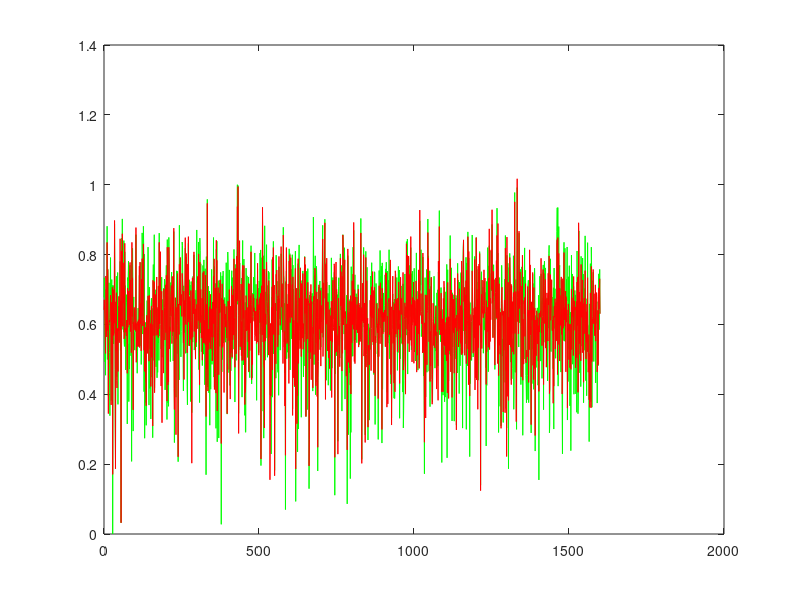

Write MATLAB code to recreate this figure.
%% Project 2 - Learning to Rank using Linear Regression
%% Nandakishore Krishna
%% Person number : 50169797

clear; close all; clc;

UBitName = 'Nanda Kishore Krishna';
personNumber = '50169797';

format long g

% import data
load('synthetic.mat');

% transpose the input matrix to get 2000 X 10
x = x';

% training set - 80% of dataset
trainingX2 = x(1:1600, :);
trainingT2 = t(1:1600, 1);

% validation set - 10 % dataset
validationX2 = x(1601:1800, :);
validationT2 = t(1601:1800, 1);

% testing set - 10% of dataset
testingX2 = x(1801:end, :);
testingT2 = t(1801:end, 1);

% number of training samples
n2 = size(trainingX2, 1);

% no. of dimensions of the training set
d2 = size(trainingX2, 2);

% model complexity
M2 = 80;

% find the clusters for the datapoints
fprintf('Finding %d clusters ...\n', M2);
[idx2, C2] = kmeans(trainingX2, M2);

% centres for the basis functions D X M
% we assign centroids of the clusters to muj
mu2 = C2;

% spread for the Gaussian radial functions
fprintf('Calculating the spread for the %d Gaussian radial functions ...\n', M2);

cluster_variance = [];
for i = 1 : M2
    temp = [];
    for j = 1 : length(idx2)
        if j == i
            temp = [temp; trainingX2(j,:)];
        end
    end
    cluster_variance = [cluster_variance; var(temp)];
end

% determine design matrix N X M
fprintf('Calculating the design matrix phi of size %d X %d ...\n', n2, M2);
phi2 = ones(n2, M2);
for j = 2 : M2
    for i = 1 : n2
        temp = trainingX2(i,:)' - mu2(j);
        siginv2 = pinv(cluster_variance(j)' * eye(d2));
        phi2(i,j) = exp(-1 * (temp' * siginv2 * temp) / 2);
    end
end

% closed form solution for the weights
fprintf('Finding the closed form solution ...\n');
w2 = pinv(phi2' * phi2) * phi2' * trainingT2;

% sum of squares error
error2 = sum((trainingT2 - (phi2 * w2)) .^ 2) / 2;

% root mean square error
erms = sqrt(2 * error2 / n2)

figure(2)
y2 = phi2 * w2;
xaxis = linspace(0, length(y2), length(y2));
plot(xaxis, trainingT2, 'g', xaxis, y2, 'r');
